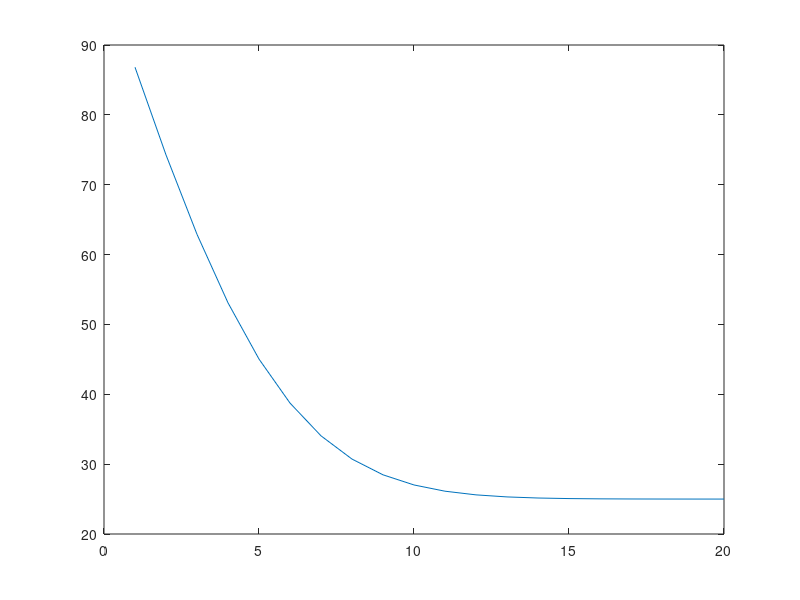

Write MATLAB code to recreate this figure.

function phuongTrinhNhiet()
  M = 20;
  Time = 1;
  dt = 0.01;
  dx = 0.1;
  D = 0.1;
  
  T = ones(1,M).*25;
  dT = 10;
  
  for t = 0:Time/dt
    dT = DHB2(T, dT, dx,D);
    for i = 1:M
      T(i) += dT(i)*dt;
    endfor
  endfor
  T
  plot([1:20],T,'-');
endfunction

function [dT] = DHB2(T, dT,dx,D)
  for i= 1:20
    c = T(i);
    if(i==1)
    l = 100.0;
  else
    l = T(i - 1);
  endif
  if(i==20)
  r = 25.0;
else
  r = T(i + 1);
endif
dT(i) = D *(r-2*c+l)/(dx*dx);
endfor
endfunction
